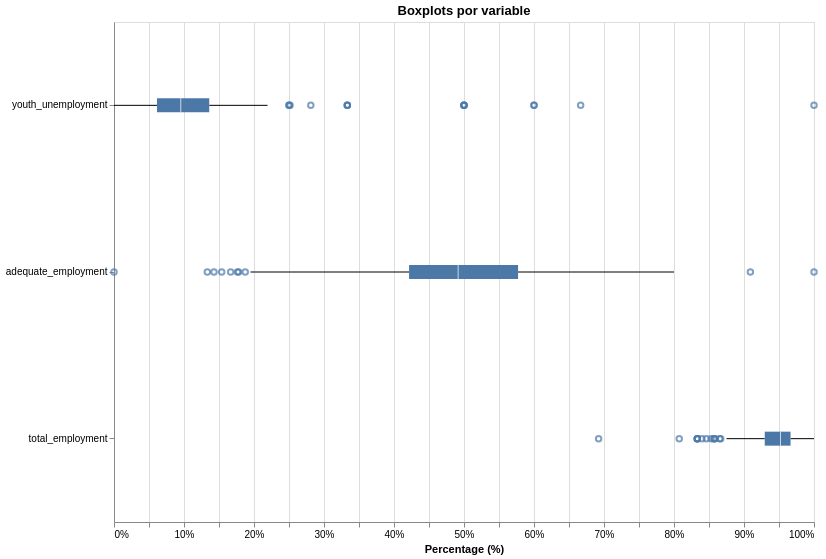

This figure's notebook cell:
### Code cell
small_df_box = df_filtered.sample(n=min(len(df_filtered), 1000), random_state=42)

orden_mediana = small_df_box.groupby('variable')['value'].median().sort_values().index.tolist()

chart_box = alt.Chart(small_df_box).mark_boxplot().encode(
    x=alt.X(
        'value:Q',
        scale=alt.Scale(domain=[0, 100]),
        title='Percentage (%)',
        axis=alt.Axis(format='.0f', labelExpr="datum.label + '%'")
    ),
    y=alt.Y(
        'variable:N',
        sort=orden_mediana,
        title=None
    )
).properties(
    width=700,
    height=500,
    title='Boxplots por variable'
)

chart_box

### Figure 1 — Vega-Lite specification as saved in the notebook (floating-point values rounded to 4 significant figures; data arrays with more than 128 entries replaced by an {"elided": "..."} marker saying what was removed)
{"config": {"view": {"continuousWidth": 300, "continuousHeight": 300}}, "data": {"name": "data-729c8f551da2a9f71dbf18a6db43c9d5"}, "mark": {"type": "boxplot"}, "encoding": {"x": {"axis": {"format": ".0f", "labelExpr": "datum.label + '%'"}, "field": "value", "scale": {"domain": [0, 100]}, "title": "Percentage (%)", "type": "quantitative"}, "y": {"field": "variable", "sort": ["youth_unemployment", "adequate_employment", "total_employment"], "title": null, "type": "nominal"}}, "height": 500, "title": "Boxplots por variable", "width": 700, "$schema": "https://vega.github.io/schema/vega-lite/v6.4.1.json", "datasets": {"data-729c8f551da2a9f71dbf18a6db43c9d5": {"elided": "1000 records"}}}
